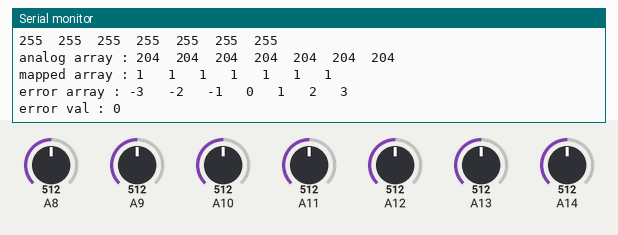
Simulated run of this sketch. Board: Arduino Mega 2560, built with avr-gcc and run on an emulated ATmega2560. Shown: the last lines printed to the serial monitor. Inputs (shaded band) come from the test bench; at power-on: A8 = 512, A9 = 512, A10 = 512, A11 = 512, A12 = 512, A13 = 512, A14 = 512.

Above: at 1.2 s.
1.3 s: A8 set to 270
At 1.79 s:
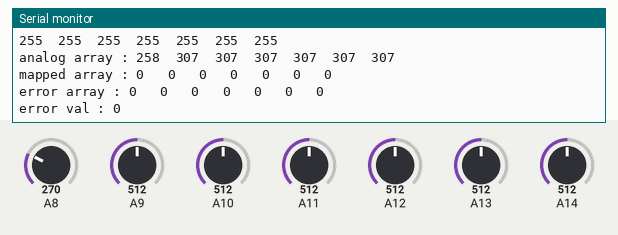
4.6 s: A8 set to 254
7.9 s: A9 set to 264
At 8.3 s:
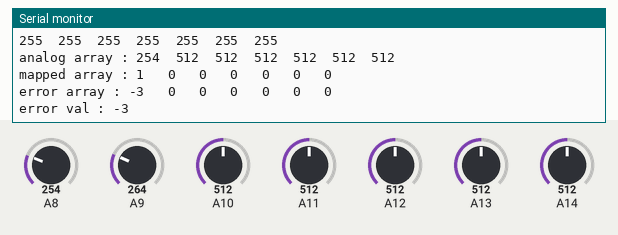
11.2 s: A9 set to 245
At 13.52 s:
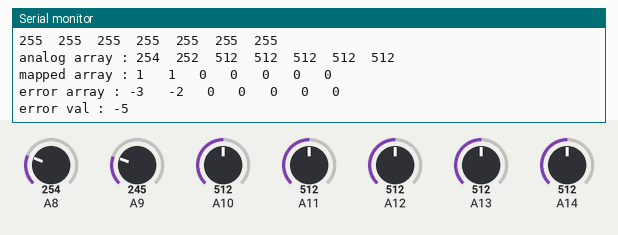
Timing chart, 0 to 15.0 s (numbered marks = the images above; inputs shaded):
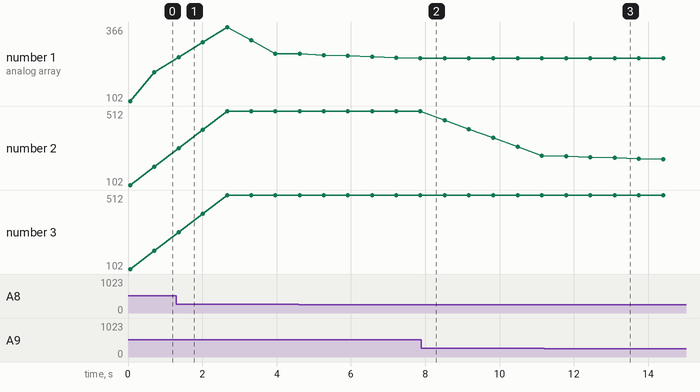

The sketch:

thresh_cal_pid.ino
```cpp
#include <EEPROM.h>
#include"Moving_Average_filter.h"

Averaging_Filter filter0 =  Averaging_Filter();
Averaging_Filter filter1 =  Averaging_Filter();
Averaging_Filter filter2 =  Averaging_Filter();
Averaging_Filter filter3 =  Averaging_Filter();
Averaging_Filter filter4 =  Averaging_Filter();
Averaging_Filter filter5 =  Averaging_Filter();
Averaging_Filter filter6 =  Averaging_Filter();

#define sensor_len 7
int analog_value[sensor_len];
int thresh[sensor_len];
int map_val[sensor_len];
int test[sensor_len];
int weights[sensor_len] = { -3, -2, -1, 0, 1, 2, 3};
int error[sensor_len];
int error_val, map_sum;
void calibrate()
{
  for (int i = 0; i < 50; i++)
  {
    sensor_read();
    for (int i = 0; i < sensor_len; i++)
    {
      Serial.print(analog_value[i]);
      Serial.print("  ");
    }
    Serial.println();
  }

  /******analog values on white colour******/
  Serial.println("threshold array");
  for (int i = 0; i < sensor_len; i++)
  {
    thresh[i] = analog_value[i];
    Serial.print(thresh[i]);
    Serial.print("  ");
  }
  Serial.println();

  for (int i = 0; i < sensor_len; i++)
  {
    EEPROM.write(i, (thresh[i] + 2));
  }
}

void threshold()
{
  Serial.println("threshold array");
  for (int i = 0; i < sensor_len; i++)
  {
    test[i] = EEPROM.read(i);
    Serial.print(test[i]);
    Serial.print("  ");
  }
  Serial.println();
}

void sensor_read()
{
  analog_value[0] = filter0.LowPassFilter(analogRead(A8));
  analog_value[1] = filter1.LowPassFilter(analogRead(A9));
  analog_value[2] = filter2.LowPassFilter(analogRead(A10));
  analog_value[3] = filter3.LowPassFilter(analogRead(A11));
  analog_value[4] = filter4.LowPassFilter(analogRead(A12));
  analog_value[5] = filter5.LowPassFilter(analogRead(A13));
  analog_value[6] = filter6.LowPassFilter(analogRead(A14));
}

void process()
{
  error_val = 0;
  map_sum = 0;
  for (int i = 0; i < sensor_len; i++)
  {
    if (analog_value[i] < test[i])
    {
      map_val[i] = 1;
    }
    else if ((analog_value[i] > test[i]) || (analog_value[i] == test[i]))
    {
      map_val[i] = 0;
    }
    map_sum = map_sum + map_val[i];
  }

  for (int i = 0; i < sensor_len; i++)
  {
    error[i] = weights[i] * map_val[i];
    error_val = error_val + error[i];
  }
}
void print_val()
{
  /*****analog readings*******/
  Serial.print("analog array : ");
  for (int i = 0; i < sensor_len; i++)
  {
    Serial.print(analog_value[i]);
    Serial.print("  ");
  }
  Serial.println();
  /*********mapped array********/
  Serial.print("mapped array : ");
  for (int i = 0; i < sensor_len; i++)
  {
    Serial.print(map_val[i]);
    Serial.print("   ");
  }
  Serial.println();

  /*******error array*********/
  Serial.print("error array : ");
  for (int i = 0; i < sensor_len; i++)
  {
    Serial.print(error[i]);
    Serial.print("   ");
  }
  Serial.println();
  Serial.print("error val : ");
  Serial.print(error_val);
  Serial.println();
  delay(500);
}


void setup()
{
  Serial.begin(9600);
}

void loop()
{
  if (Serial.available() > 0)
  {
    if (Serial.read() == 'c')
    {
      calibrate();
    }
  }
  else
  {
    threshold();
    sensor_read();
    process();
    print_val();
  }
}
```

Moving_Average_filter.cpp
```cpp
#include"Moving_Average_filter.h"
#include "Arduino.h"

Averaging_Filter::Averaging_Filter()
{
	len = 5;
	float buff[10] = {0};
}

float Averaging_Filter::LowPassFilter(float x)
{

	sum = 0;
	average = 0;
	for(int i = 0; i < len-1;i++)
	{
		buff[i] = buff[i+1];
		sum = sum+buff[i];
	}
	buff[len-1] = x;
	sum = sum+x;
	average = sum/len;
	return average;

}
```

Moving_Average_filter.h
```cpp
#ifndef MOVING_AVERAGE_FILTER
#define MOVING_AVERAGE_FILTER
#include "Arduino.h"

//#define average 1
//#define median 2

class Averaging_Filter
{
	public:
	Averaging_Filter();
	float LowPassFilter(float x);
	int len = 5;
	float buff[5];

	private:
	float sum = 0;
	float average = 0;
};


#endif
```

Measured:
- after the input at 1.3 s, the serial monitor: prints a new line after 0.06 s (image 1)
- after the input at 11.2 s, the serial monitor: prints a new line after 0.59 s (image 3)
- plotted number 1: 204 → 270 after the input at 1.3 s, 270 → 254 after the input at 4.6 s
- plotted number 2: 512 → 264 after the input at 7.9 s, 264 → 245 after the input at 11.2 s
